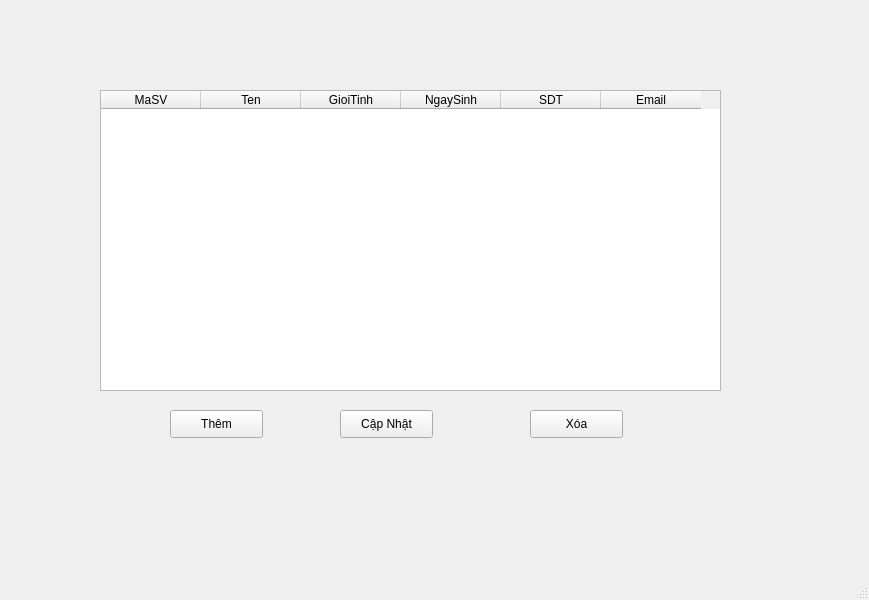
<?xml version="1.0" encoding="UTF-8"?>
<ui version="4.0">
 <class>MainWindow</class>
 <widget class="QMainWindow" name="MainWindow">
  <property name="geometry">
   <rect>
    <x>0</x>
    <y>0</y>
    <width>869</width>
    <height>600</height>
   </rect>
  </property>
  <property name="windowTitle">
   <string>MainWindow</string>
  </property>
  <widget class="QWidget" name="centralwidget">
   <widget class="QTableWidget" name="table">
    <property name="geometry">
     <rect>
      <x>100</x>
      <y>90</y>
      <width>621</width>
      <height>301</height>
     </rect>
    </property>
    <column>
     <property name="text">
      <string>MaSV</string>
     </property>
    </column>
    <column>
     <property name="text">
      <string>Ten</string>
     </property>
    </column>
    <column>
     <property name="text">
      <string>GioiTinh</string>
     </property>
    </column>
    <column>
     <property name="text">
      <string>NgaySinh</string>
     </property>
    </column>
    <column>
     <property name="text">
      <string>SDT</string>
     </property>
    </column>
    <column>
     <property name="text">
      <string>Email</string>
     </property>
    </column>
   </widget>
   <widget class="QPushButton" name="btnadd">
    <property name="geometry">
     <rect>
      <x>170</x>
      <y>410</y>
      <width>93</width>
      <height>28</height>
     </rect>
    </property>
    <property name="text">
     <string>Thêm</string>
    </property>
   </widget>
   <widget class="QPushButton" name="btnupdate">
    <property name="geometry">
     <rect>
      <x>340</x>
      <y>410</y>
      <width>93</width>
      <height>28</height>
     </rect>
    </property>
    <property name="text">
     <string>Cập Nhật</string>
    </property>
   </widget>
   <widget class="QPushButton" name="btndelete">
    <property name="geometry">
     <rect>
      <x>530</x>
      <y>410</y>
      <width>93</width>
      <height>28</height>
     </rect>
    </property>
    <property name="text">
     <string>Xóa</string>
    </property>
   </widget>
  </widget>
  <widget class="QMenuBar" name="menubar">
   <property name="geometry">
    <rect>
     <x>0</x>
     <y>0</y>
     <width>869</width>
     <height>26</height>
    </rect>
   </property>
  </widget>
  <widget class="QStatusBar" name="statusbar"/>
 </widget>
 <resources/>
 <connections/>
</ui>
